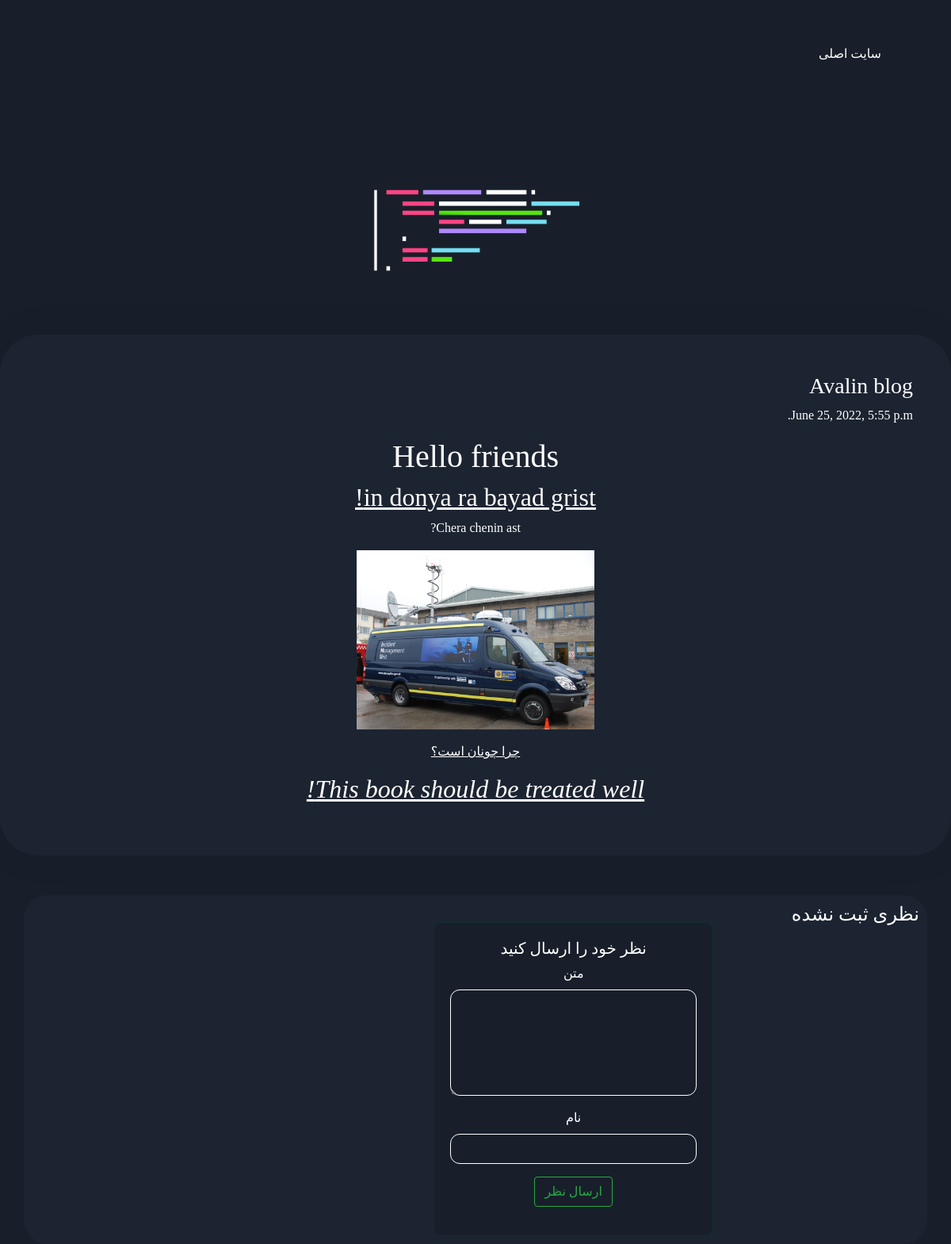
/blog/avalin-blog_2022-06-25-13-19/, run on the app's committed database.
### apps/blog/models.py (models this page shows, shortened)
class Blog(models.Model):
    author = models.ForeignKey(settings.AUTH_USER_MODEL,
                               verbose_name=_('author'),
                               on_delete=models.CASCADE,
                               related_name='blog_author')
    title = models.CharField(verbose_name=_('title'), max_length=200)
    title_image = ImageField(verbose_name=_('title image'), blank=True)
    content = RichTextUploadingField(verbose_name=_('content'))
    likes = models.PositiveIntegerField(verbose_name=_('likes'), default=0)
    is_published = models.BooleanField(verbose_name=_('is published'), default=True)
    publish_date = models.DateTimeField(verbose_name=_('publish date'), auto_now_add=True)
    minute_read = models.PositiveIntegerField(verbose_name=_('minute to read'), default=0)
    updated = models.DateTimeField(verbose_name=_('updated'), auto_now=True)
    slug = models.SlugField(blank=True)
    comments = GenericRelation('Comment')
    files = GenericRelation('File')
    class Meta:
        ordering = ['-publish_date', 'title']
        indexes = [
            models.Index(fields=['author', 'title', '-publish_date']),
            models.Index(fields=['content'], name='content_index'),
        ]

### apps/blog/views.py (the view)
# urls.py: path('<slug:slug>/', views.BlogDetalView.as_view(), name='blog_detail'),
class BlogDetalView(DetailView):
    template_name = 'blog/templates/blog/blog_detail_view.html'
    model = Blog
    context_object_name = 'blog'
    def get_context_data(self, **kwargs):
        context = super().get_context_data(**kwargs)
        return context

### apps/core/context_proccessors.py (called while the page is built)
def get_user_ip_and_session_key(request):
    ip_v4 = request.META['REMOTE_ADDR']
    request.session['ip_v4'] = ip_v4
    return {'ip_v4': ip_v4}

### apps/blog/templates/blog/blog_detail_view.html (shortened to what this page needs)
{% extends 'base.html' %}
{% load static %}
{% load hosts %}
{% block head %}
        <link rel="stylesheet" href="https://cdn.jsdelivr.net/npm/bootstrap@4.0.0/dist/css/bootstrap.min.css" />
        <link rel="stylesheet" href="{% static 'apps/blog/static/css/style.css' %}"/>
        <link rel="stylesheet" href="https://cdnjs.cloudflare.com/ajax/libs/font-awesome/6.0.0-beta2/css/all.min.css" />
{% endblock head %}
{% block content %}
<header class="header">
  <nav class="nav-bar">
    <ul>
      <li><a href="{% url 'index' %}">سایت اصلی</a></li>
    </ul>
  </nav>
</header>
<section class="intro">
  <div class="intro-img">
    <img src="{% static 'apps/blog/static/image/c3765b39-0651-4ffd-82f9-291a69aabedb-removebg-preview.png' %}" alt="{{ blog.title }}" />
  </div>
</section>
<div id="page">
  <div class="content" id="Content">
    <div class="copy">
      <h3>{{ blog.title }}</h3>
      <p>{{ blog.updated }}</p>
    </div>
    <p>{{ blog.content|safe }}</p>
  </div>
</div>
<section>
  <div class="container">
    <div class="row" id="comment">
      {% if blog.comments.all %}
      {% for comment in blog.comments.all %}
      <div class="col-sm-5 col-md-6 col-12 pb-4">
        <div class="comment mt-4 text-justify float-left">
          <h6>{{ comment.name }}</h6>
          <p>{{ comment.content }}</p>
        </div>
      </div>
      {% endfor %}
      {% else %}
      <br><div algin='center'><h4>نظری ثبت نشده</h4></div><br>
      {% endif %}
      <div class="col-lg-5 col-md-6 col-sm-5 offset-md-1 offset-sm-1 col-12 mt-4">
        <form method='post' action="{% url 'blog:comment_blog_create' blog_slug=blog.slug %}" id="algin-form">
          <div class="form-group">
            <h5>نظر خود را ارسال کنید</h5>
            <label for="message">متن</label>
            <textarea name="content" id="" msg cols="30" rows="5" class="form-control"></textarea>
          </div>
          <div class="form-group">
            <label for="name">نام</label>
            <input type="text" name="name" id="fullname" class="form-control" />
          </div>
          <div class="form-group">
            <button type="submit" class="btn btn-outline-success">ارسال نظر</button>
          </div>
        </form>
      </div>
    </div>
  </div>
</section>
{% endblock content %}

### apps/blog/static/css/style.css (style rules this page uses)
:root { --primary-color-dark-blue-1: hsl(217, 28%, 15%); --primary-color-dark-blue-2: hsl(218, 28%, 13%); --primary-color-dark-blue-3: hsl(216, 53%, 9%); --primary-color-dark-blue-4: hsl(219, 30%, 18%); --accent-color-cyan: hsl(176, 68%, 64%); --accent-color-blue: hsl(198, 60%, 50%); --neutral-color-white: hsl(0, 0%, 100%); --padding-sm: 2.5rem 2rem; --padding-md: 3.5rem 3rem; --padding-lg: 4.5rem 4rem; --padding-footer: 15rem 4rem 1rem; --padding-footer-tablet: 20rem 3rem 1rem; --padding-footer-mobile: 25rem 3rem 1rem; }
body { font-family: "Sahel"; background-color: var(--primary-color-dark-blue-2); color: var(--neutral-color-white); direction: rtl; }
.header { display: flex; padding: var(--padding-md); justify-content: right; }
.nav-bar { display: flex; justify-content: center; align-items: center; }
.nav-bar ul li { display: inline-block; margin-left: 1rem; }
a { color: var(--neutral-color-white); text-decoration: none; }
.intro img, .productive img { width: 100%; max-width: 600px; height: auto; }
.intro { display: flex; margin: 0px auto; width: 80%; }
.intro-img { margin: 0px auto; }
.intro>div { width: 50%; }
#page { width: 100%; max-width: 1200px; background-color: var(--primary-color-dark-blue-1); margin: 0 auto; border-radius: 3em; transition: all 0.25s ease; -webkit-box-shadow: 0px 0px 45px 5px rgba(0,0,0,0.06); -moz-box-shadow: 0px 0px 45px 5px rgba(0,0,0,0.06); box-shadow: 0px 0px 45px 5px rgba(0,0,0,0.06); }
.content { box-sizing: border-box; padding: 3em; margin: auto; max-width: 2000px; direction:rtl; text-align:justify; }
#comment { background-color: var(--primary-color-dark-blue-1); margin-top: 50px; padding: 10px; border-radius: 30px; }
.form-group input,.form-group textarea { background-color: var(--primary-color-dark-blue-2); border: 1.5px solid rgb(255, 255, 255); border-radius: 12px; }
form { border: 1px solid rgba(16, 46, 46, 1); background-color: var(--primary-color-dark-blue-2); border-radius: 10px; padding: 20px; text-align: center; float: left; }

### data on the page
Blog: title "Avalin blog", updated "June 25, 2022, 5:55 p.m.", content "Hello friends in donya ra bayad grist! Chera chenin ast? چرا چونان است؟ This book should be treated well!", content (picture)
